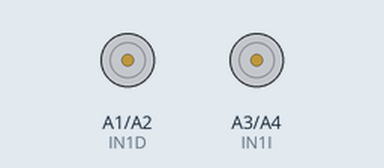
This sketch was run on a simulated Arduino Uno, built with avr-gcc and run on an emulated ATmega328P. On the bench: motor-driver pin pairs drawn as motors (green arrow = first pin HIGH = forward, orange = second pin HIGH = backward, longer = more drive, scaled by the enable pin).

Above: at 1.0 s.
At 10.34 s:
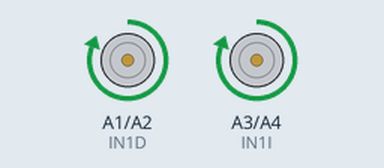
At 15.6 s:
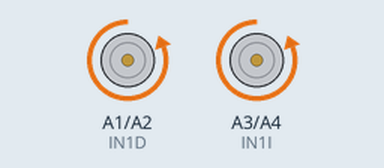
At 16.9 s:
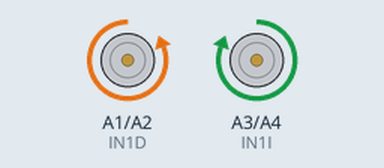
Timing chart, 0 to 25.9 s (numbered marks = the images above):
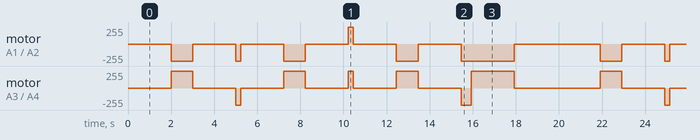

The sketch:

Prototipo1.ino
```cpp
int ENA = A0;
int IN1D = A1;
int IN2D = A2;
int IN1I = A3;
int IN2I = A4;
int ENB = A5;


void setup() {
  pinMode(ENA, OUTPUT);
  pinMode(IN1D, OUTPUT);
  pinMode(IN2D, OUTPUT);
  pinMode(IN1I, OUTPUT);
  pinMode(IN2I, OUTPUT);
  pinMode(ENB, OUTPUT);

  digitalWrite(ENA, HIGH);
  digitalWrite(ENB, HIGH);
}


void recta(int tiempo){
  digitalWrite(IN1D, LOW);
  digitalWrite(IN2D, HIGH);
  digitalWrite(IN1I, HIGH);
  digitalWrite(IN2I, LOW);
  delay(tiempo);
}

void noventagrados(bool derecha){
  if(derecha){
    digitalWrite(IN1D, LOW);
    digitalWrite(IN2D, HIGH);
    digitalWrite(IN1I, LOW);
    digitalWrite(IN2I, HIGH);
  }
  else {
    digitalWrite(IN1D, HIGH);
    digitalWrite(IN2D, LOW);
    digitalWrite(IN1I, HIGH);
    digitalWrite(IN2I, LOW);
  }
  delay(230);
}

void cientoochentagrados(){
  digitalWrite(IN1D, LOW);
  digitalWrite(IN2D, HIGH);
  digitalWrite(IN1I, LOW);
  digitalWrite(IN2I, HIGH);
  delay(460);
}

void parada(int tiempo){
  digitalWrite(IN1D, LOW);
  digitalWrite(IN2D, LOW);
  digitalWrite(IN1I, LOW);
  digitalWrite(IN2I, LOW);
  delay(tiempo);
}

void loop() {
  parada(2000);
  recta(1000);
  parada(2000);
  noventagrados(true);
  parada(2000);
  recta(1000);
  parada(2000);
  noventagrados(false);
  parada(2000);
  recta(1000);
  parada(2000);
  cientoochentagrados();
  recta(2000);
  parada(2000);
}
```

Measured:
- by itself, motor on A1 (IN1D) / A2 (IN2D): repeats every 19.9 s: stopped 2.0 s, backward 255/255 0.23 s, stopped 2.0 s, backward 255/255 1.0 s, stopped 2.0 s, forward 255/255 0.23 s, stopped 2.0 s, backward 255/255 1.0 s, stopped 2.0 s, backward 255/255 2.5 s, stopped 4.0 s, backward 255/255 1.0 s
- by itself, motor on A3 (IN1I) / A4 (IN2I): repeats every 19.9 s: stopped 2.0 s, backward 255/255 0.23 s, stopped 2.0 s, forward 255/255 1.0 s, stopped 2.0 s, forward 255/255 0.23 s, stopped 2.0 s, forward 255/255 1.0 s, stopped 2.0 s, backward 255/255 0.46 s, forward 255/255 2.0 s, stopped 4.0 s, forward 255/255 1.0 s
